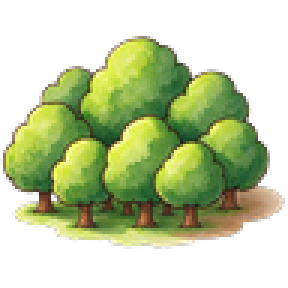
#> input picture crates/wv-render/assets/symbols/树冠_96.png, 96 x 96 px (shown 3 times larger)
$ python build_forest_atlas.py
#> lines starting #> are read from the running program, lines starting #| are printed output that depends on the picture
# -*- coding: utf-8 -*-
"""把单张手绘树冠拼成 3 变体横向图集（覆盖物层符号）。

**为什么需要这一步**：`FeatureRule::symbol_texture` 走的是 3 变体图集
（`wv-render::feature_overlays::SYMBOL_ATLAS_VARIANTS = 3`），UV 按横向三等分
切分。直接塞单张方图 → 只显示左边 1/3 且缩放错位。

**当前策略**：3 格放同一张图（链路验证用）。后续美术给出针叶 / 阔叶 / 团块
三种形态时，把 THIRD / SECOND 换成对应文件即可，契约与代码零改动。

用法：
    py assets/build_forest_atlas.py
    py assets/build_forest_atlas.py --src assets/symbols_src/树冠_96.png --dst ...
"""
from __future__ import annotations

import argparse
from pathlib import Path

from PIL import Image

REPO = Path(__file__).resolve().parent.parent
DEFAULT_SRC = REPO / "crates/wv-render/assets/symbols/树冠_96.png"
DEFAULT_DST = REPO / "crates/wv-render/assets/overlays/forest/tree_atlas_canopy.png"

# 3 变体：值 = 源文件路径（None 表示复用 SRC）。占位期全用同一张。
SECOND = None
THIRD = None


def build(src: Path, dst: Path) -> None:
    tiles = [src, SECOND or src, THIRD or src]
    images = [Image.open(p).convert("RGBA") for p in tiles]
#> images = 3 items
    cell_w = max(im.width for im in images)
#> cell_w = 96
    cell_h = max(im.height for im in images)
#> cell_h = 96

    atlas = Image.new("RGBA", (cell_w * len(images), cell_h), (0, 0, 0, 0))
#> atlas: PIL image 288x96 RGBA; every value is 0
    for i, im in enumerate(images):
        # 内容居中贴入等分格——UV 等分要求每格几何一致。
        x = i * cell_w + (cell_w - im.width) // 2
        y = (cell_h - im.height) // 2
        atlas.paste(im, (x, y), im)
#> this loop made 3 passes
#> x on passes 1 to 3: 0, 96, 192
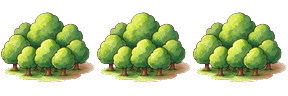
#> atlas: PIL image 288x96 RGBA; mean R, G, B, A 64.3, 76.5, 35.4, 124.4; transparent parts drawn white

    dst.parent.mkdir(parents=True, exist_ok=True)
    atlas.save(dst, "PNG")
    print(f"{dst.relative_to(REPO)}  {atlas.width}x{atlas.height}（{len(images)} 变体，每格 {cell_w}x{cell_h}）")
#| crates/wv-render/assets/overlays/forest/tree_atlas_canopy.png  288x96（3 变体，每格 96x96）


def main() -> None:
    parser = argparse.ArgumentParser(description="树冠 → 3 变体横向图集")
    parser.add_argument("--src", type=Path, default=DEFAULT_SRC)
    parser.add_argument("--dst", type=Path, default=DEFAULT_DST)
    args = parser.parse_args()
    build(args.src, args.dst)


if __name__ == "__main__":
    main()

$ run again, with crates/wv-render/assets/symbols/citadel.png copied over crates/wv-render/assets/symbols/树冠_96.png
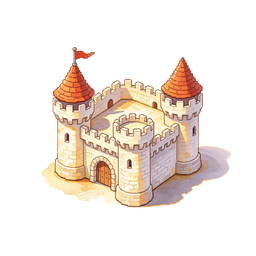
#> input picture crates/wv-render/assets/symbols/citadel.png, 256 x 256 px
#> images = 3 items
#> cell_w = 256
#> the loop in build, `for i, im in enumerate(images):` made 3 passes
#> x on passes 1 to 3: 0, 256, 512
#> after the loop in build, `for i, im in enumerate(images):`:
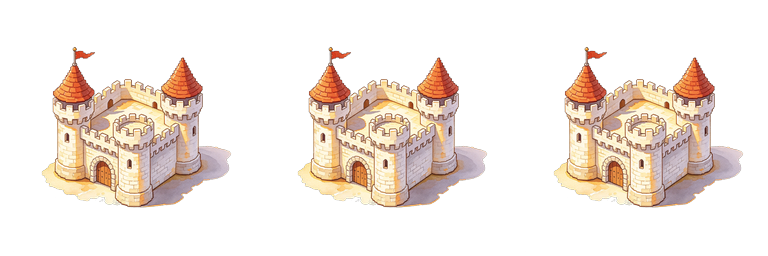
#> atlas: PIL image 768x256 RGBA; mean R, G, B, A 60.5, 50.5, 43, 72.3; transparent parts drawn white
#| crates/wv-render/assets/overlays/forest/tree_atlas_canopy.png  768x256（3 变体，每格 256x256）

$ run again, with crates/wv-render/assets/symbols/town.png copied over crates/wv-render/assets/symbols/树冠_96.png
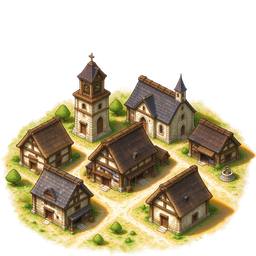
#> input picture crates/wv-render/assets/symbols/town.png, 256 x 256 px
#> images = 3 items
#> cell_w = 256
#> the loop in build, `for i, im in enumerate(images):` made 3 passes
#> x on passes 1 to 3: 0, 256, 512
#> after the loop in build, `for i, im in enumerate(images):`:
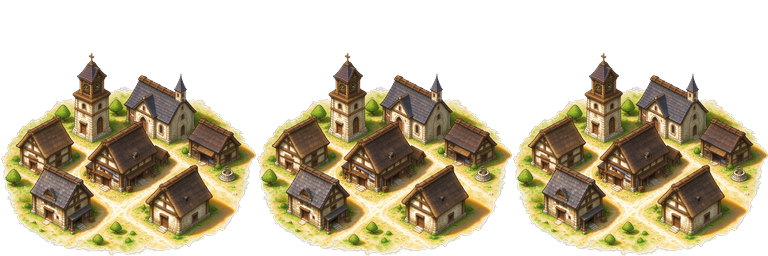
#> atlas: PIL image 768x256 RGBA; mean R, G, B, A 78.9, 69.4, 46.1, 130.8; transparent parts drawn white
#| crates/wv-render/assets/overlays/forest/tree_atlas_canopy.png  768x256（3 变体，每格 256x256）
